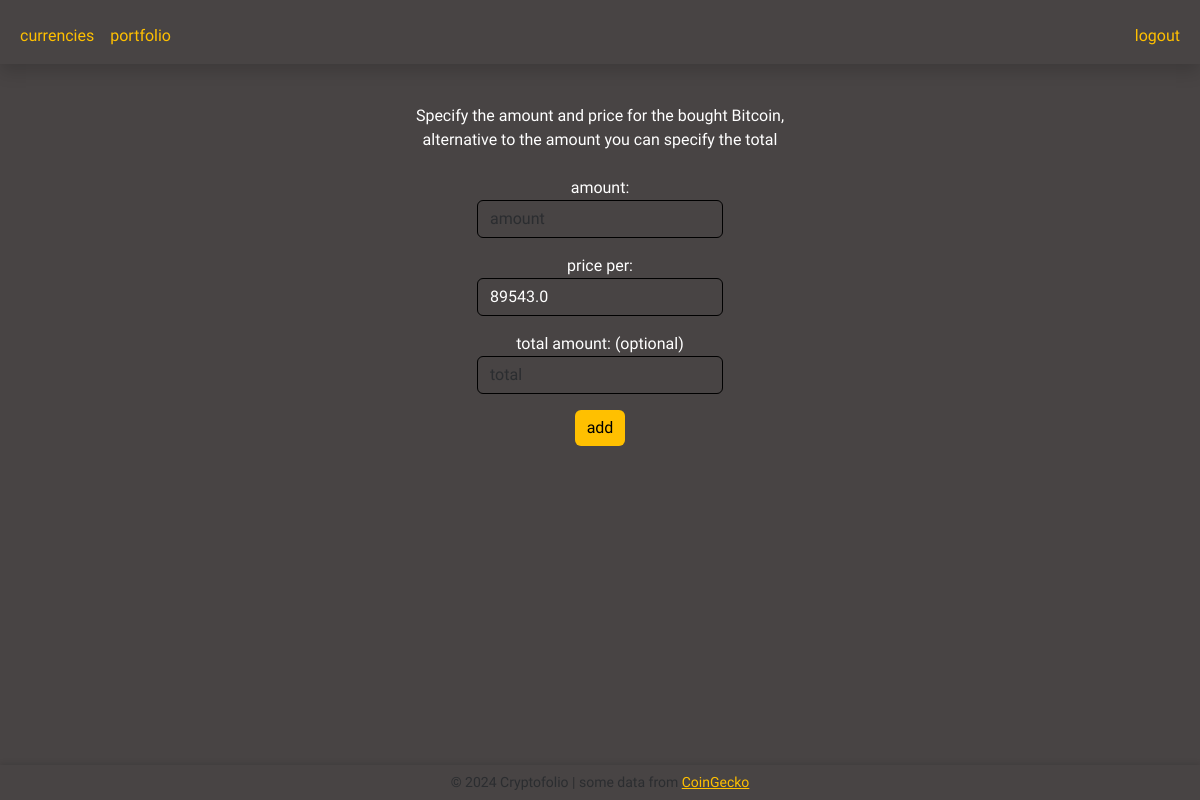
Before: /add_coin?folioid=None&cid=1 (signed in) with the older database file.
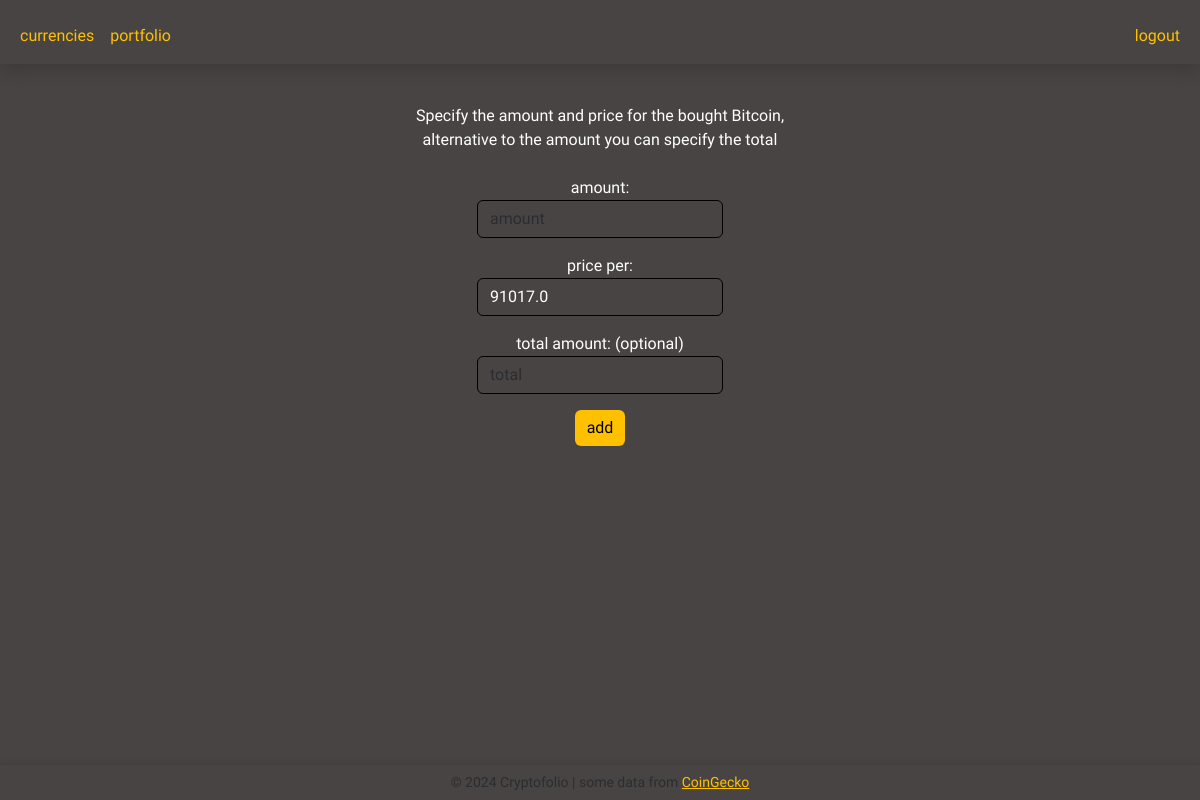
After: the same page with the newer database file.
### tables this page shows
CREATE TABLE currencies (
id INTEGER PRIMARY KEY AUTOINCREMENT NOT NULL,
cgid TEXT UNIQUE NOT NULL,
symbol TEXT NOT NULL,
name TEXT NOT NULL,
icon_url TEXT NOT NULL,
current_price REAL NOT NULL,
market_cap INTEGER NOT NULL,
high_24h REAL NOT NULL,
low_24h REAL NOT NULL,
ath REAL NOT NULL,
ath_date TEXT NOT NULL,
atl REAL NOT NULL,
atl_date TEXT NOT NULL,
cg_update_date TEXT NOT NULL,
price_change_percent_1h REAL,
price_change_percent_24h REAL NOT NULL,
price_change_percent_7d REAL,
price_change_percent_30d REAL,
update_date TEXT NOT NULL
);

### portfolio.py (the view)
@req_login.login_required
def add_coin_to_portfolio():
    if request.method == "POST":
        portfolio_id = request.form.get("folioid")
        res = db.execute("SELECT COUNT(*) FROM portfolios WHERE id == ?", portfolio_id)
        if res[0]["COUNT(*)"] != 1:
            return apology("Error finding that portfolio, sorry. :'(\nplease try again.")
        coin_id = request.form.get("cid")
        res = db.execute("SELECT COUNT(*) FROM currencies WHERE id == ?", coin_id)
        if res[0]["COUNT(*)"] != 1:
            return apology("Error finding that coin, sorry. :'(\nplease try again.")
        try:
            amount = float(request.form.get("amount"))
        except Exception as e:
            return apology(f"Error. Amount is not a number. {e}")
        if amount <= 0:
            return apology("Error. Please enter a positive amount.")
        try:
            price = float(request.form.get("price"))
        except Exception as e:
            return apology(f"Error. Price is not a number. {e}")
        if price <= 0:
            return apology("Error. Please enter the actual price.")
        db.execute("INSERT INTO portfolio_currency (portfolio_id, cryptocurrency_id, quantity, price) VALUES (?, ?, ?, ?)",
                    portfolio_id, coin_id, amount, price)
        return redirect(f"/portfolio?folioid={portfolio_id}")
    else:
        portfolio_id = request.args.get("folioid")
        currency_id = request.args.get("cid")
        if currency_id == None:
            coin_list = currencies.get_coinlist_from_db()
            return render_template("currencies.html", coins=coin_list, portfolio_id=portfolio_id, add_coin=True)
        return render_template("portfolio_cadd.html", portfolio_id=portfolio_id, coin=currencies.get_coin_from_db_by_id(currency_id)[0])

### app.py (called while the page is built)
@app.after_request
def after_request(response):
    response.headers["Cache-Control"] = "no-cache, no-store, must-revalidate"
    response.headers["Expires"] = 0
    response.headers["Pragma"] = "no-cache"
    return response

### currencies.py (called while the page is built)
def get_coin_from_db_by_id(coin_id:int):
    return db.execute("SELECT * FROM currencies WHERE id = ?", coin_id)

### req_login.py (called while the page is built)
def login_required(f):
    @wraps(f)
    def decorated_function(*args, **kwargs):
        if session.get("user_id") is None:
            return redirect("/login")
        return f(*args, **kwargs)
    return decorated_function

### templates/portfolio_cadd.html (shortened to what this page needs)
{% extends "base.html" %}
{% block body %}
    <br>
    Specify the amount and price for the bought {{ coin.name }},<br>alternative to the amount you can specify the total<br><br>
    <form action="/add_coin" method="post">
        <div class="mb-3">
            amount:
            <input autocomplete="off" autofocus class="form-control mx-auto w-auto custom-input" name="amount" id="amount" placeholder="amount" type="number" step="any" min="0" oninput="autoCalculate()">
        </div>
        <div class="mb-3">
            price per:
            <input class="form-control mx-auto w-auto custom-input" name="price" id="price" placeholder="price" type="number" step="any" min="0" value="{{ coin.current_price }}" oninput="autoCalculate()">
        </div>
        <div class="mb-3">
            total amount: (optional)
            <input class="form-control mx-auto w-auto custom-input" name="total" id="total" placeholder="total" type="number" step="any" min="0" oninput="autoCalculate()">
        </div>
        <button class="btn custom-button" type="submit">add</button>
    </form>
{% endblock %}

### templates/base.html (shortened to what this page needs)
<!DOCTYPE html>
<html lang="en">
    <head>
        <link href="https://cdn.jsdelivr.net/npm/bootstrap@5.3.3/dist/css/bootstrap.min.css" rel="stylesheet">
        <link rel="stylesheet" href="{{ url_for('static', filename='css/main.css') }}">
    </head>
    <body>
        <nav class="navbar navbar-expand-md navbar-light shadow mb-3">
            <div class="container-fluid">
                <div class="collapse navbar-collapse" id="navbar">
                        <ul class="navbar-nav me-auto mt-2">
                            <li class="nav-item"><a class="nav-link mango" href="/currencies">currencies</a></li>
                    {% if session["user_id"] %}
                            <li class="nav-item"><a class="nav-link mango" href="/portfolio">portfolio</a></li>
                    {% endif %}
                        </ul>
                    {% if session["user_id"] %}
                        <ul class="navbar-nav ms-auto mt-2">
                            <li class="nav-item"><a class="nav-link mango" href="/logout">logout</a></li>
                        </ul>
                    {% else %}
                        <ul class="navbar-nav ms-auto mt-2">
                            <li class="nav-item"><a class="nav-link mango" href="/register">register</a></li>
                            <li class="nav-item"><a class="nav-link mango" href="/login">login</a></li>
                        </ul>
                    {% endif %}
                </div>
            </div>
        </nav>
        <div class="container-fluid mt-1 text-center">
            {% block body %}
            {% endblock %}
        </div>
        <footer class="py-3">
            <div class="container text-center">
                <p class="mb-0 small text-muted">
                    &copy; 2024 Cryptofolio | some data from <a class="mango" href="https://coingecko.com" target="_blank">CoinGecko</a>
                </p>
            </div>
        </footer>
    </body>
</html>

### static/css/main.css (style rules this page uses)
body { background-color: #484444; color: #ffffff; font-family: 'Source Sans Pro', 'Helvetica', 'Trebuchet MS', 'Lucida Sans Unicode', 'Lucida Grande', 'Lucida Sans', Arial, sans-serif; }
a { color: #ffc000; }
.shadow { box-shadow: 0 0 8px 5px rgba(60, 150, 150, 0.1); }
.mango { color: #ffc000; }
footer { position: fixed; background-color: #484444; bottom: 0; width: 100%; z-index: 800; height: auto; box-shadow: 0 -2px 5px rgba(0, 0, 0, 0.1); }
footer p { line-height: 0.2; }
.form-control.custom-input { border-color: #000; background-color: #484444; color: #ffffff; }
.btn.custom-button { background-color: #ffc000; border: none; color: #000000; }

Changed rows visible on the page:
changed currencies "Bitcoin": price "89543.0" → "91017.0"
